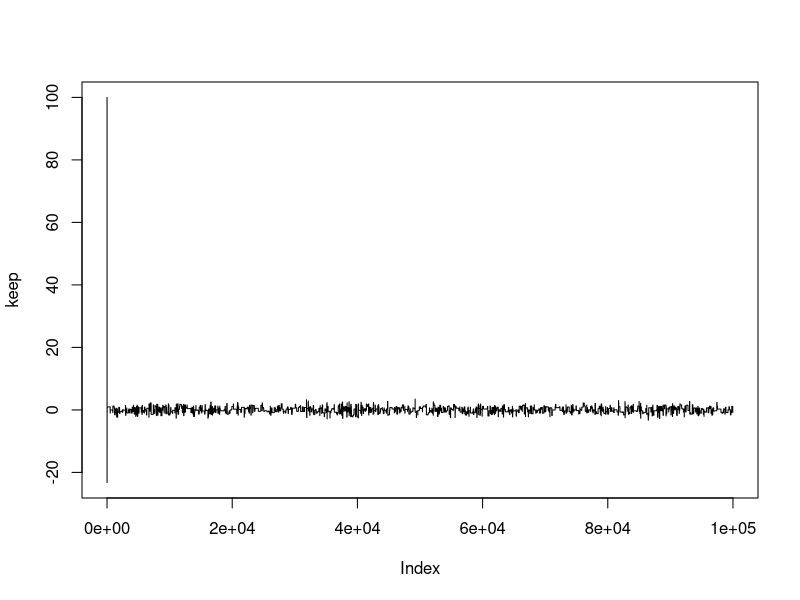
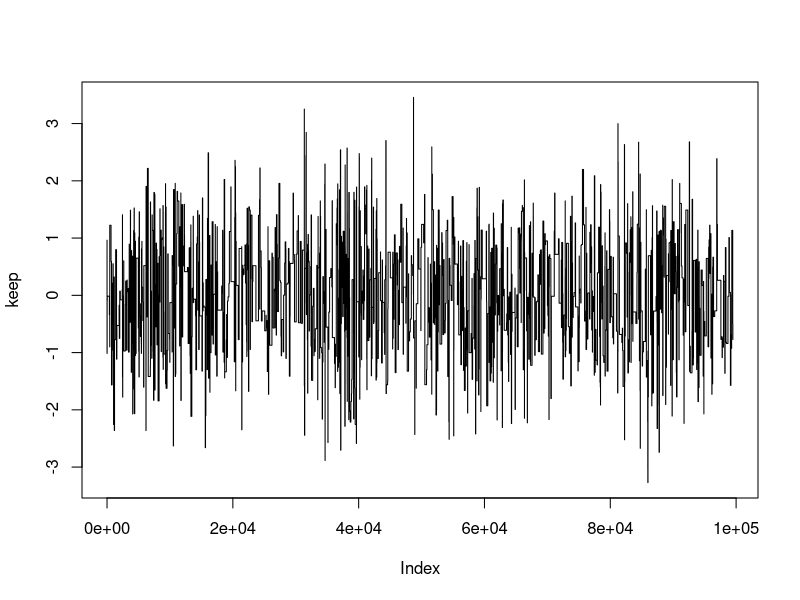
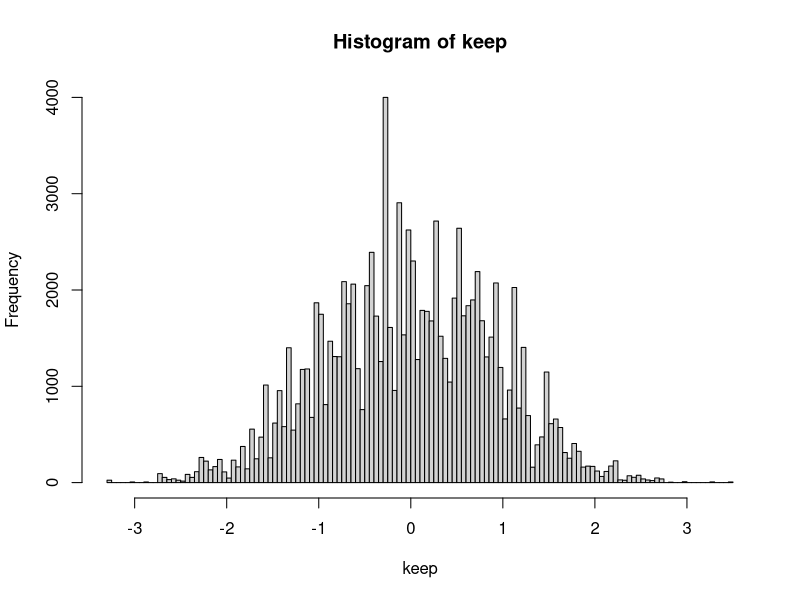
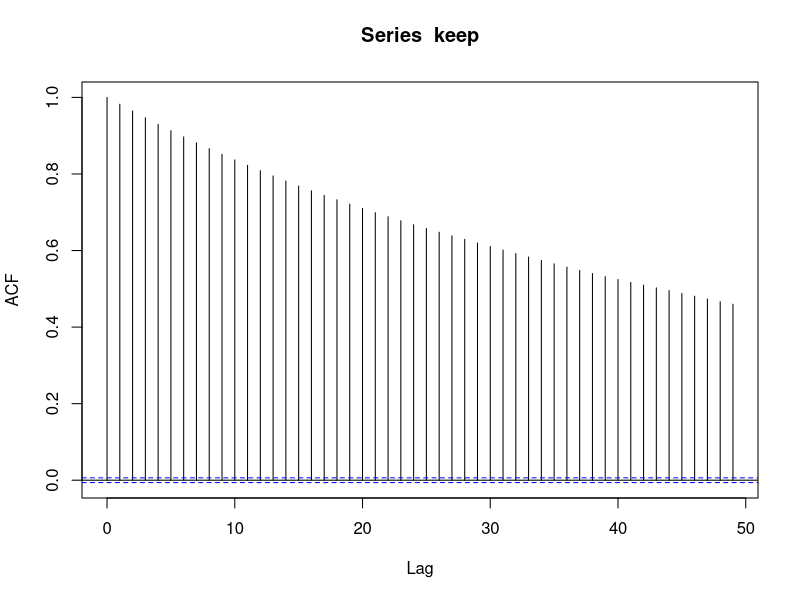

Here is the R script that generated these plots, in order:
## ---- chunk 1
# we use logs as this prevents under/overflow
log_prob = function(theta) 
{
  # assume target distribution is a standard normal
  return(-0.5*(theta/1)^2)
}

theta = 100
logp = log_prob(theta)
sigma = 100

keep = numeric(100000)
# Move the walker around
for(i in 1:100000)
{
  # generate proposed new position
  # if proposal size is too small, proposal points will be really close to current points
  # so we end up accepting everything -> becomes random walk
  # Note: the proposal size is a hyperparameter we need to tune
  proposal = theta + sigma*rnorm(1)
  logp_prop = log_prob(proposal)
  # evaluate proposal wrt current position
  log_alpha = logp_prop - logp
  
  # for small values of log_alpha, exp(log_alpha) -> 1
  if(runif(1) < exp(log_alpha))
  {
    # accept the proposal
    theta = proposal
    logp = logp_prop
  }
  
  keep[i] = theta
}
## ---- chunk 2
plot(keep, type = "l")
## ---- chunk 3
keep = keep[500:length(keep)]
plot(keep, type = "l")
## ---- chunk 4
hist(keep, breaks = 100)
## ---- chunk 5
acf(keep)
